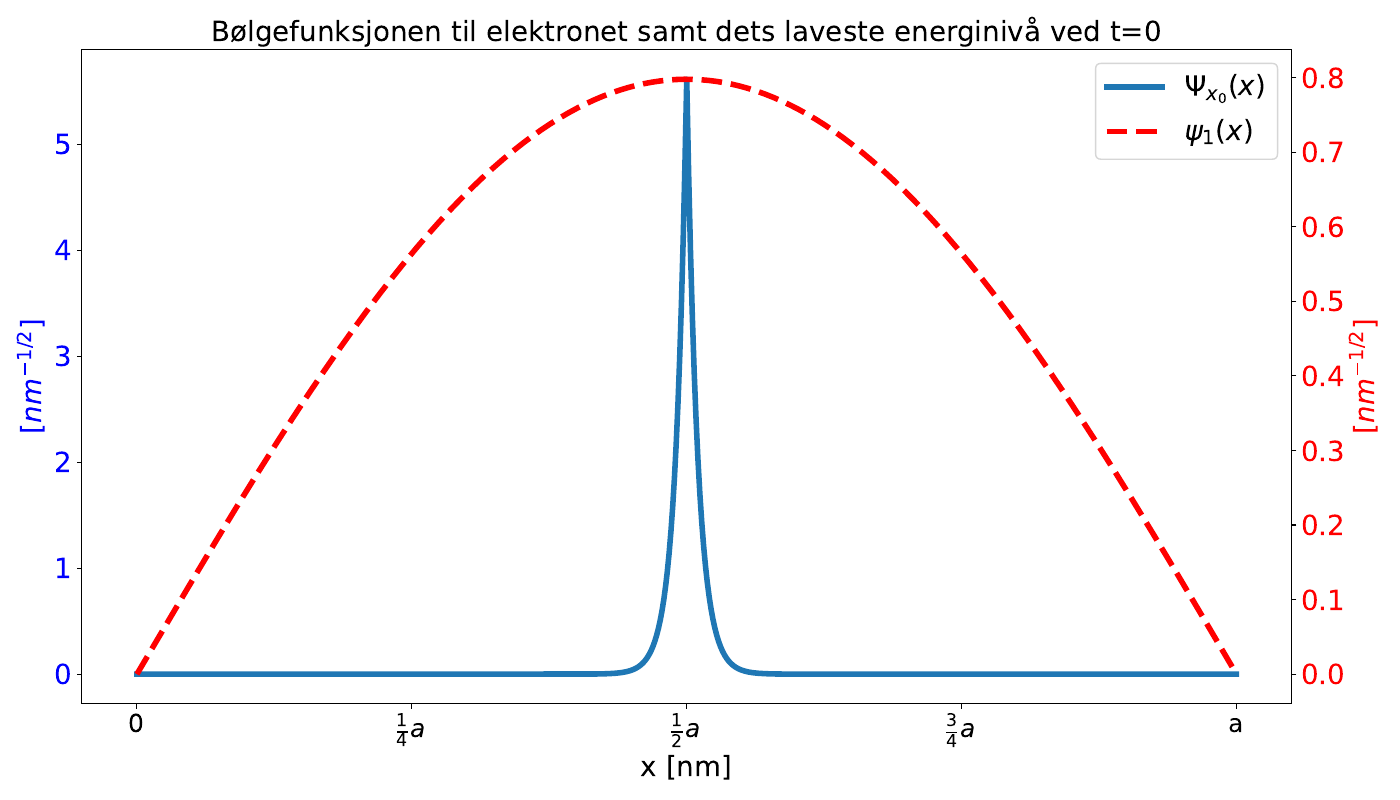

The Python source for this figure:
import numpy as np 
import matplotlib.pyplot as plt
import os 
filepath = os.path.dirname(__file__)
π = np.pi
e = np.exp

# [nm]       [nm]        [nm]     [nm]              [nm]
a = π; ε = 0.01*a; x0 = 0.5*a; k = π/a; A = np.sqrt(2/a);

def ψ(x):
    return 1/(np.sqrt(ε)) * e(-abs(x-x0)/ε)

def ψ_1(x):
    return A*np.sin(1*π/a * x)


x = np.linspace(0,a, 10_000) # [nm]

fontsize = 20
fig, ax1 = plt.subplots(figsize=(14, 8))
plot1 = ax1.plot(x, ψ(x), linewidth=4, label = r'$Ψ_{x_0}(x)$')
ax1.set_xlabel('x [nm]', fontsize=fontsize)
ax1.set_ylabel(r'[$nm^{-1/2}$]', fontsize=fontsize, color='blue')
# ax1.yaxis.set_label_coords(-0.2,.45)
ax1.set_xticks([0, 0.25*a, 0.5*a, 0.75*a, a], ['0', r'$\frac{1}{4} a$', r'$\frac{1}{2} a$', r'$\frac{3}{4} a$', 'a'], fontsize=fontsize-2)
ax1.tick_params(axis='y', labelcolor='blue', labelsize=fontsize)


ax2 = ax1.twinx()
plot2 = ax2.plot(x, ψ_1(x), linestyle='--' , color = 'red', linewidth=4, label = r'$ψ_1(x)$')
ax2.tick_params(axis='y', labelcolor='red', labelsize=fontsize)
ax2.set_ylabel(r'[$nm^{-1/2}$]', fontsize=fontsize, color='red')
# ax2.yaxis.set_label_coords(1.25,.475)

plt.title('Bølgefunksjonen til elektronet samt dets laveste energinivå ved t=0', fontsize=fontsize)
plot = plot1 + plot2
labels = [l.get_label() for l in plot]
plt.legend(plot, labels, fontsize=fontsize)

plt.tight_layout()
plt.savefig(os.path.join(filepath, 'Midtveis.pdf'))
plt.show()